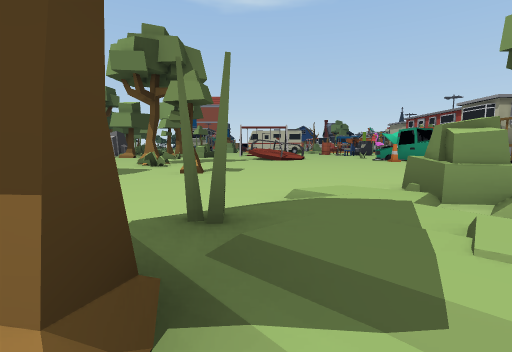
[1] (above)

24 first-person views from a walk through a Unity game level. The camera is 1.2 m above the floor, tilts 6° down and sees 85° across. The floor is counted in squares, 2 m on a side. Each view is taken from the middle of a square. On the plan, view 1 faces up. The plan holds only what a view shows up to about 9 squares ahead; the rest is blank. The place goes on beyond the plan. The player is left out. Some animated figures are left out.

[2]
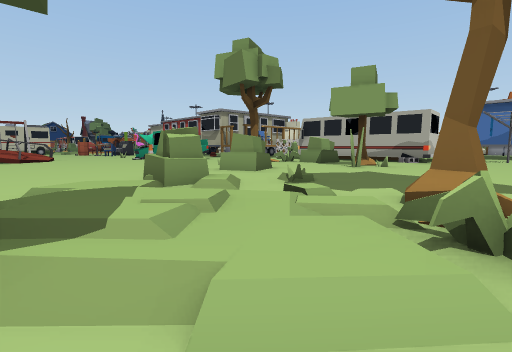

[3]
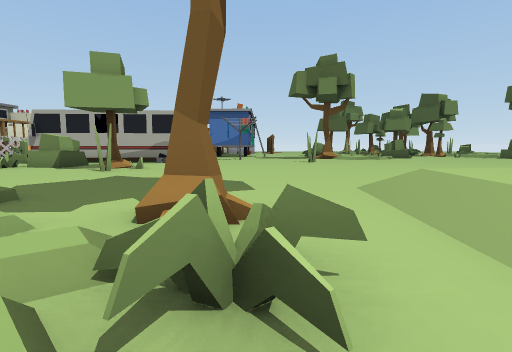

[4]
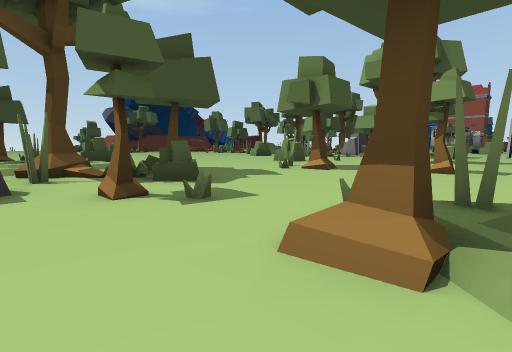

[5]
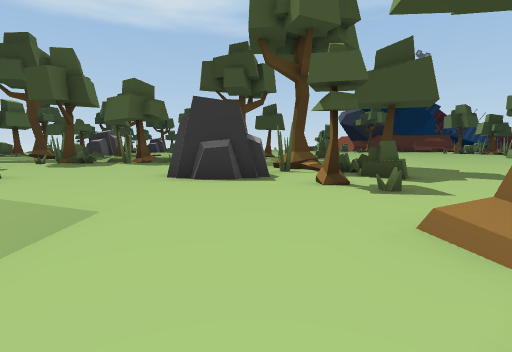

[6]
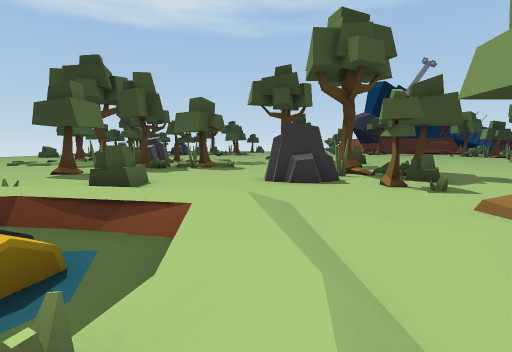

[7]
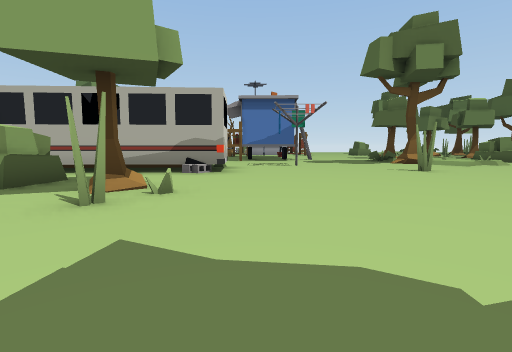

[8]
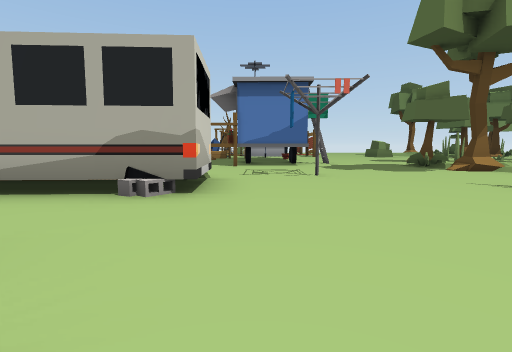

[9]
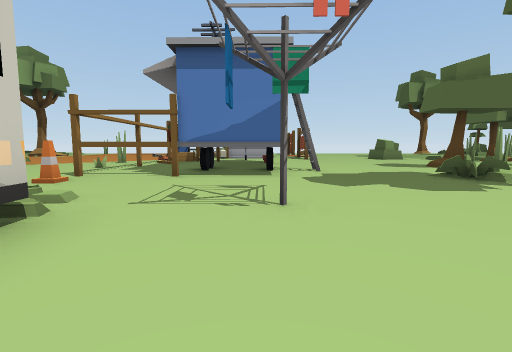

[10]
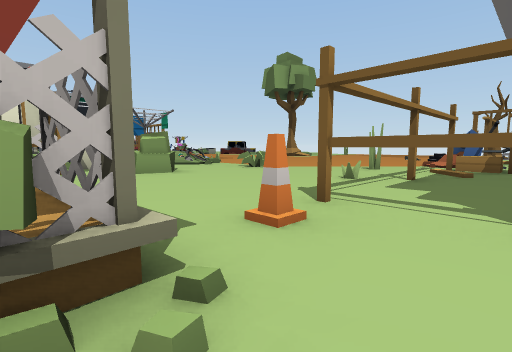

[11]
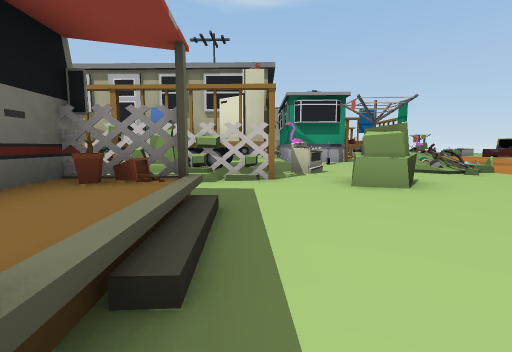

[12]
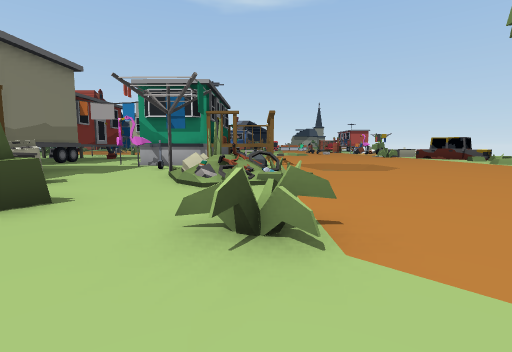

[13]
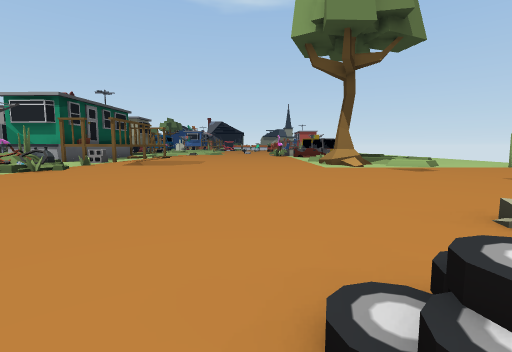

[14]
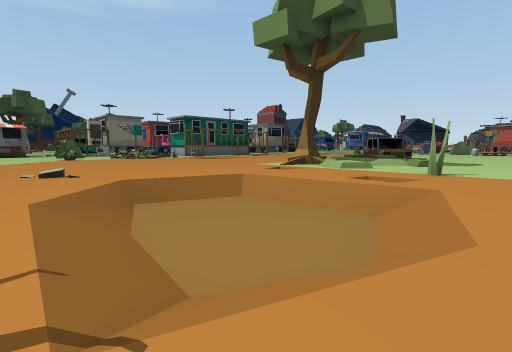

[15]
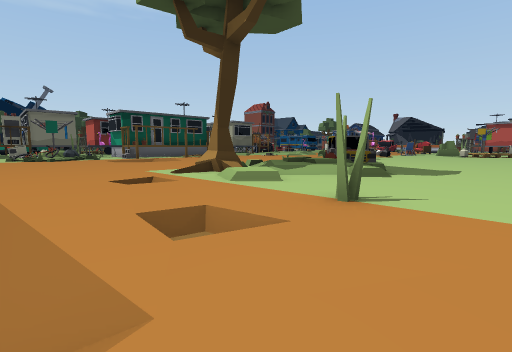

[16]
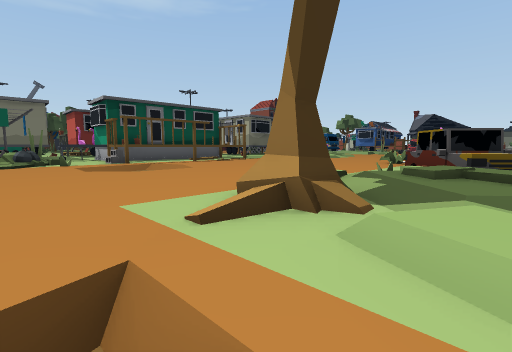

[17]
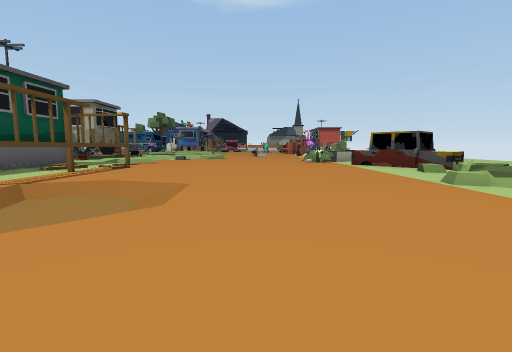

[18]
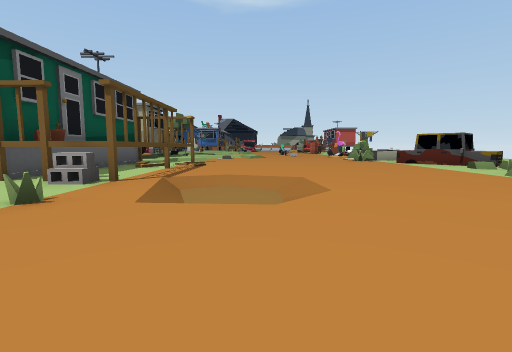

[19]
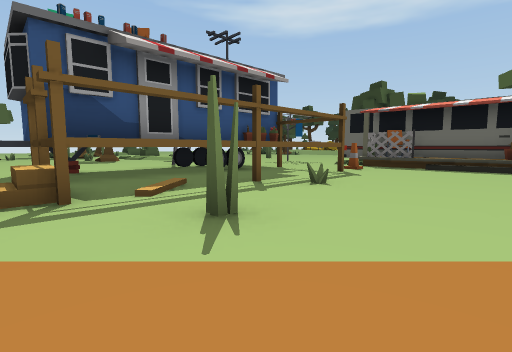

[20]
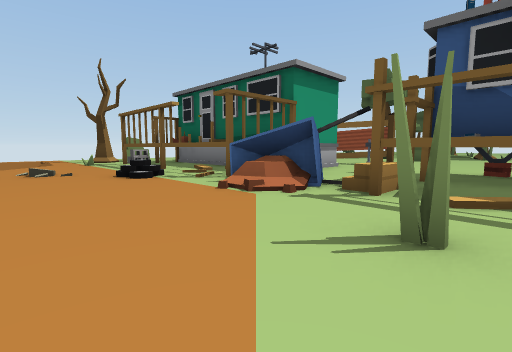

[21]
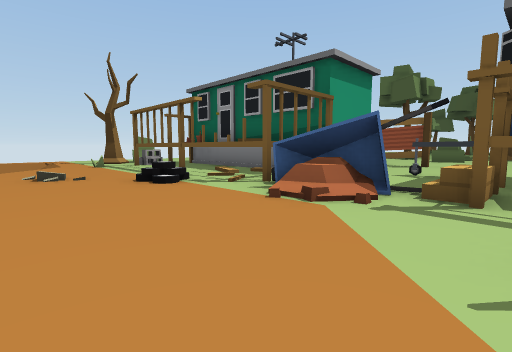

[22]
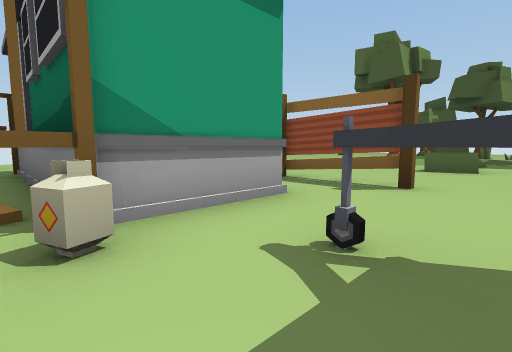

[23]
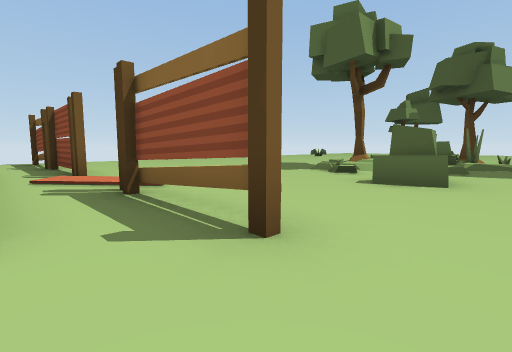

[24]
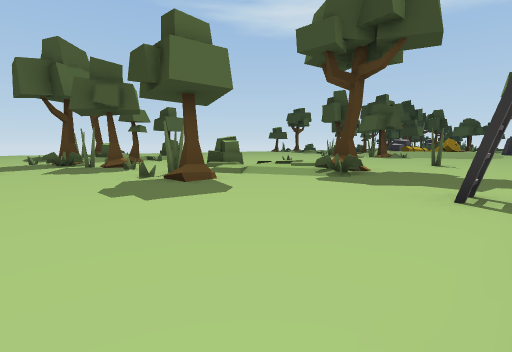

### Floor plan
Key: @ floor where view 1 was taken; # wall or solid block; x gap in a wall; . main floor; : floor 0.25 m higher than the main floor; - floor 0.25 m lower than the main floor; + floor 0.5 m higher than the main floor; _ floor 0.5 m lower than the main floor; * floor 0.75 m higher than the main floor; < floor 0.75 m lower than the main floor; % floor 1.5 m higher than the main floor; / step, stairs or slope; = window, fence, low wall or low ledge; ^ raised ledge; v drop or lower ground; P plant; C cone; T thing the floor can be seen under or through; E oven; A car; B bottle; O other object.
Columns run from 9 left of view 1 to 35 right of it. Each row starts with its distance up from view 1.
 20                            ###.......AAA  ..
 19                            ###.........AA...
 18                            # v......../A ....
 17                            #  ........O+ ....
 16                            ## ......./////...
 15                        ..O###/#--/...//////..
 14                        ...##.../-/....O//....
 13                         #.....P//.....O/:....
 12                       ###..Ox=......../...P..
 11                        ^#E..===........_.....
 10                        ^#E................/..
  9      .=.......       x##^.P.............////.
  8      .=.......         ...P..P........../<</.
  7      .........        ##.............../<<</.
  6  .. #:..O......  .= .##+............./..////.
  5  ...=.......... ..PP.##+......P....//........
  4  ..........# .#......##^....P.../O../...O
  3   ........:##....##..###.C^^^^^^/O#######
  2 /..##.../#:/.=....=..##...x^   ^..B%v## #.
  1 //===.=.#/+//.............##TTTTT..######.
  0 //##..../@///..........O..##T TTT..#
 -1 /: ##...../=#......................#
 -2     #...............................O.O.....
 -3    .....///////......P...........===# .###==
 -4  ......./vvv // ......../=/..........   ..
 -5  ...... *vv      ....../#//..........
 -6  ....#. *v        .. ..///:.#=...#...
 -7  ....x            ..     // x....x.//

Where each view was taken, in squares from view 1:
view 1: 0 up, 0 right, facing up
view 2: 1 down, 0 right, facing up-right
view 3: 1 down, 1 right, facing right
view 4: 1 down, 0 right, facing up-left
view 5: 1 down, 1 right, facing left
view 6: 3 down, 3 right, facing left
view 7: 1 up, 5 right, facing right
view 8: 1 up, 8 right, facing right
view 9: 0 up, 11 right, facing right
view 10: 2 up, 14 right, facing up-right
view 11: 4 up, 15 right, facing up
view 12: 6 up, 20 right, facing up
view 13: 4 up, 26 right, facing up
view 14: 5 up, 35 right, facing up-left
view 15: 9 up, 35 right, facing up-left
view 16: 11 up, 31 right, facing up-left
view 17: 11 up, 25 right, facing up
view 18: 10 up, 23 right, facing up
view 19: 7 up, 23 right, facing down-left
view 20: 7 up, 21 right, facing down-right
view 21: 7 up, 22 right, facing down-right
view 22: 2 up, 23 right, facing down-right
view 23: 1 down, 23 right, facing down-right
view 24: 1 down, 22 right, facing down-left
